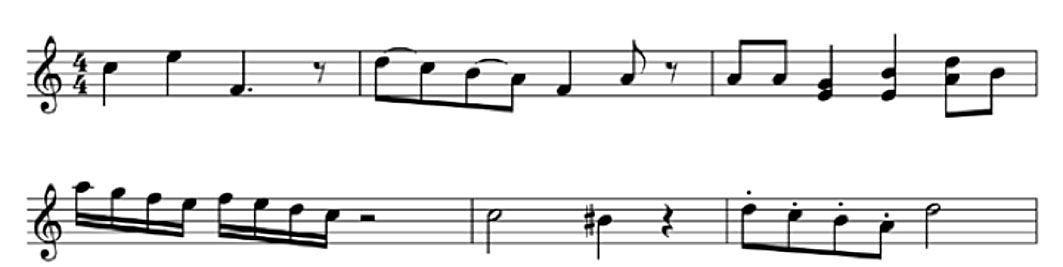
%> input picture img/Le_1_Example.jpg, 1063 x 267 px
$ octave --eval "result = tnm034(imread('img/Le_1_Example.jpg'));"   (GNU Octave 9; MATLAB toolbox functions it lacks are replaced by stand-ins)
%> lines starting %> are read from the running program, lines starting %| are printed output that depends on the picture; in (x1, y1, x2, y2) boxes, pixels count from 0 and x2, y2 are one past the last pixel; in counts of white or black regions, pixels touching at a corner belong together; the program's own positions count from 1
### StaffProfile.m
function [staffLines, staffRows, rowHeight] = StaffProfile(BW)
    %STAFFPROFILE Set up the staff lines profile to be used for note
    %classification

    % Dilation filter
    s1 = ones(3:3);
    % Dilate the image
    BW = imdilate(BW, s1);

    % Calculate the mean value of each row
    staffLines = mean(BW');
    % Threshold the result to find stafflines only
    % After this operation, stafflines are stored in a vertical vector
    staffLines = imbinarize(staffLines', 0.5);

    % Dilate staff lines to get a solid block for each row
    s2 = ones(10:10);
    staffBlocks = imclose(staffLines, s2);
    % Also undo the dilation at the top to get a more accurate result
    staffBlocks = imerode(staffBlocks, s1);

    % Loop through staff line blocks
    b           = false;
    startPos    = 0;
    rowPos      = 1;
    rowHeight   = 0;
    % Find staff line rows
    for i=1:length(staffBlocks)
      %elm = staffLines(i);
        if staffBlocks(i) && ~b
            % Store start position of row block
            startPos = i;
            % Set row flag
            b = true;
        elseif ~staffBlocks(i) && b
            % Increment average row heiht value
            rowHeight = rowHeight + (i - startPos);
            % Get row middle position
            staffRows(rowPos) = (startPos + i) / 2;
            % Increment row index counter
            rowPos = rowPos+1;
            % Reset row flag
            b = false;
        end
    end

    % Need to average this before returning
    rowHeight = rowHeight / length(staffRows);

end

### GetNotes.m
function [notes, NotePosMat] = GetNotes(BW, noteShape)

% Close small gaps in the image;
BW2 = imclose(BW, ones(2, 2));

% Remove staff lines
BW2 = imopen(BW, [0 1 0; 0 1 0; 0 1 0]);

% Remove horizontal lines
%BW2 = imerode(BW2, ones(1, 12));
%BW2 = imdilate(BW2, ones(5, 5));
BW2 = BW2 .* ~imerode(BW2, ones(1, 16));

% Remove vertical lines
BW2 = imopen(BW2, [0 0 0; 1 1 1; 0 0 0]);

% Isolate notes using the note shape kernel
BW2 = imopen(BW2, noteShape);

% [12 lines of commented-out code are left out]

L = bwlabel(BW2);
BoundingBoxes = regionprops(L, 'BoundingBox');
notes = BoundingBoxes;
CoF = regionprops(L, 'Centroid');
notePositions = extractfield(CoF, 'Centroid');
notePosX = notePositions(1:2:end)';
notePosY = notePositions(2:2:end)';
NotePosMat = [notePosX, notePosY];

% [5 lines of commented-out code are left out]

%%

% [17 lines of commented-out code are left out]

### tnm034.m
%%%%%%%%%%%%%%%%%%%%%%%%%%
function strout = tnm034(Im)
%
% Im: Input image of captured sheet music. Imshould be in
% double format, normalized to the interval [0,1]
%
% strout: The resulting character string of the detected notes.
% The string must follow the pre-defined format, explained below.
%

% Define some parameters
path                = 'img/im5s.jpg';   % Path to image being processed
angleSpan           = 5;                % Minimum/maximum image rotation to correct
angleDelta          = 0.05;             % Image rotation correction step size
showStaffRanges     = false;            % Toggle debug drawing of staff ranges
showNotes           = false;            % Toggle debug drawing of notes
showHookMap         = false;
underlyingOpacity   = 0.5;              % Show the original sheet music with this opacity

% Load and invert the image
%RGB = imcomplement(imread(path));
RGB = imcomplement(Im);
% Get the pixel width, height and number of channels
[height, width, channels] = size(RGB);
%> height = 267; width = 1063; channels = 3
% Convert to grayscale (also rotate)
gray = rgb2gray(imrotate(RGB, 90, 'bicubic'));
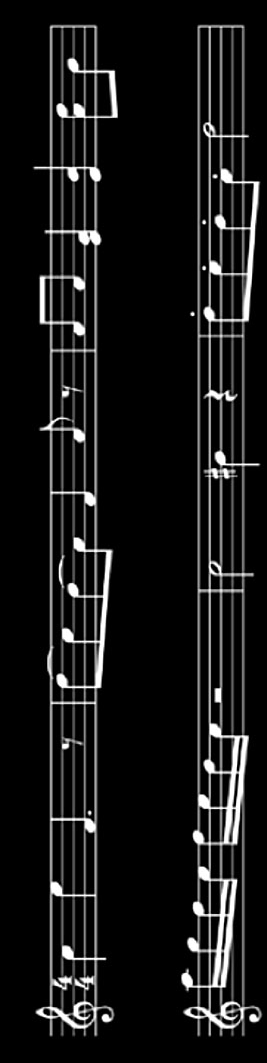
%> gray: size 1063x267 uint8; min 0, max 255, mean 22.7
% Calculate optimal threshold
thres = graythresh(gray);
%> thres = 0.341
% Binarize the image
BW = imbinarize(gray, thres);
%> BW: size 1063x267 logical; 10.8% white; 82 white regions (64 under 20 px), largest, box (x1, y1, x2, y2) and area: (181, 25, 262, 1036) 15397, (34, 25, 118, 1036) 14066, (62, 706, 83, 750) 145
% Calculate the Hough transform of the image
[H, T, R] = hough(BW, 'Theta', -angleSpan:angleDelta:angleSpan);
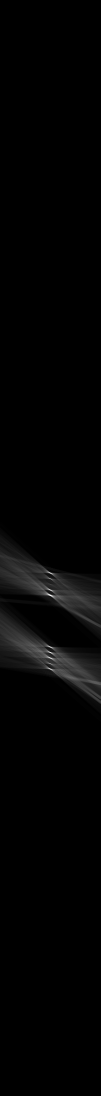
%> H: size 2191x201 double (shown at 1/2 size); min 0, max 1011, mean 14; drawn with min black and max white
%> T = 201 values from -5 to 5; R = 2191 values from -1095 to 1095

% Get the strongest line
% First column is rho index, second is theta index
P = houghpeaks(H, 1);
%> P = [1305 100]
% Find out how much it needs to rotate
thetaPeak = T(P(1, 2));
%> thetaPeak = -0.05

% Straighten the ORIGINAL image
RGB = imrotate(RGB, thetaPeak, 'bicubic');
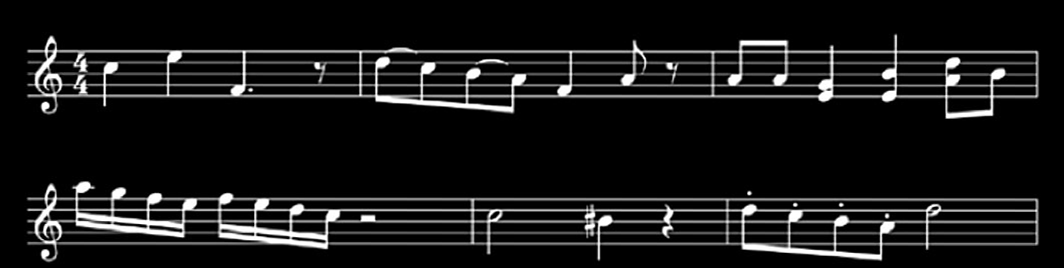
%> RGB: size 268x1064x3 uint8; min 0, max 255, mean 22.8
% Recalculate size
[height, width, channels] = size(RGB);
%> height = 268; width = 1064
% imshow(RGB);

% Convert to grayscale
gray = rgb2gray(RGB);
%> gray: size 268x1064 uint8
% Calculate optimal threshold
thres = graythresh(gray);
%> thres = 0.322
% Binarize the image
BW = imbinarize(gray, thres);
%> BW: size 268x1064 logical; 11.9% white; 48 white regions (16 under 20 px), largest, box (x1, y1, x2, y2) and area: (27, 181, 1038, 262) 16961, (27, 34, 1039, 119) 14868, (330, 232, 468, 234) 199

% Remove treble clef
clef = imread('g.png');
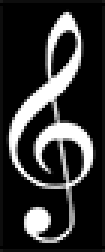
%> input picture g.png, 35 x 84 px (shown 3 times larger)
%> clef is the input picture: size 84x35x3 uint8; min 0, max 255, mean 51.9
[clefHeight, clefWidth, clefChannels] = size(clef);
%> clefHeight = 84; clefWidth = 35; clefChannels = 3
% Normalized cross correlation
clef = imbinarize(clef(:,:,1));
%> clef: size 84x35 logical; 20.6% white; 1 white region, box (x1, y1, x2, y2) and area: (3, 4, 31, 81) 606
C = normxcorr2(clef, BW);
% Threshold the result
clefMap = C > 0.3;
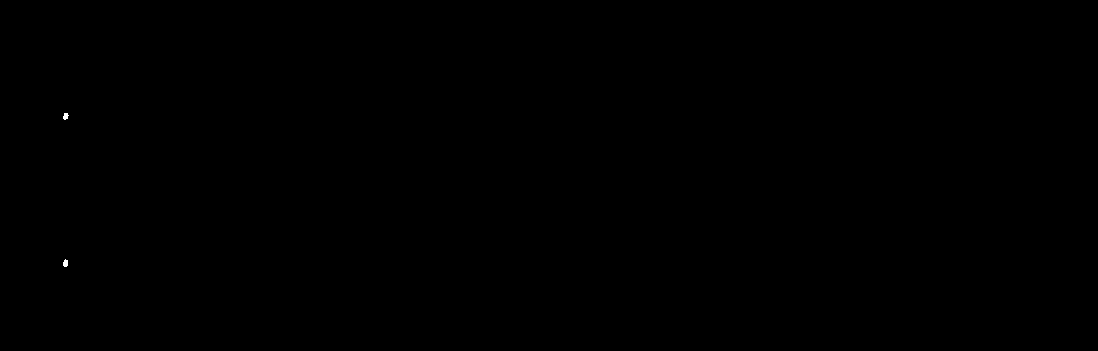
%> clefMap: size 351x1098 logical; 0.02% white; 2 white regions, box (x1, y1, x2, y2) and area: (63, 259, 68, 267) 32, (63, 113, 69, 120) 30
% Vertical projection
clefMap = mean(clefMap) > 0.002;
%> clefMap = 1098 logical values, 6 true
% Shift a bit to the left (the "found" clefs are not centered)
clefMap = circshift(clefMap,-round(clefWidth/2), 2);
% Dilate to cover entire clef
clefMap = imdilate(clefMap, ones(1, clefWidth));
% Get clef ranges
found = 0;
i = 1;
for col = clefMap
    if col && found == 0
        clefStart = i;
        found = 1;
    elseif ~col && found == 1
        clefEnd = i;
        found = -1;
    end
    i = i + 1;
end
%> this loop made 1098 passes
%> (col, clefStart, found) on pass 29: (true, 29, 1)
%> col on passes 2 to 7: false, false, false, false, false, false
%> after the loop, clefEnd = 69; found = -1; i = 1099
% Remove all "clef columns" from the black and white image
BW(:, clefStart:clefEnd) = 0;
%> BW: size 268x1064 logical; 11.2% white; 48 white regions (16 under 20 px), largest, box (x1, y1, x2, y2) and area: (69, 181, 1038, 261) 15924, (69, 34, 1039, 119) 13836, (330, 232, 468, 234) 199

% Get the staff line profile
[staffLines, staffRows, rowHeight] = StaffProfile(BW);
%> in StaffProfile, `BW = imdilate(BW, s1);`:
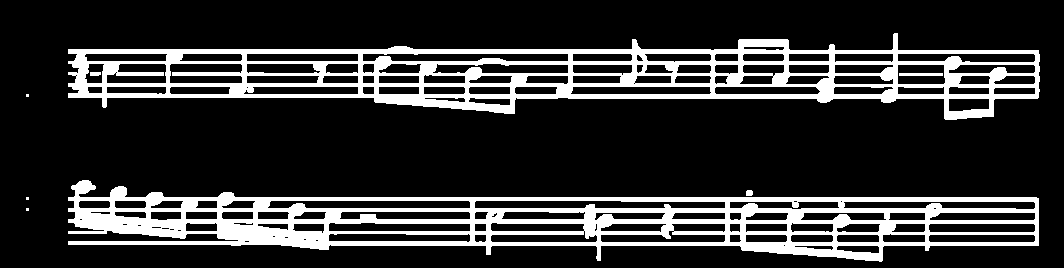
%> BW: size 268x1064 logical; 19% white; 8 white regions (3 under 20 px), largest, box (x1, y1, x2, y2) and area: (68, 180, 1039, 262) 27820, (68, 33, 1040, 120) 26207, (899, 73, 943, 76) 132, (90, 72, 101, 76) 42, (746, 190, 753, 196) 39
%> in StaffProfile, `staffLines = mean(BW');`: staffLines = 268 values, max 0.915 at index 95, min 0 at index 1, mean 0.19
%> in StaffProfile, `staffLines = imbinarize(staffLines', 0.5);`: staffLines = 268 logical values, 43 true
%> in StaffProfile, `staffBlocks = imclose(staffLines, s2);`: staffBlocks = 268 logical values, 99 true
%> in StaffProfile, `staffBlocks = imerode(staffBlocks, s1);`: staffBlocks = 268 logical values, 95 true
%> after the loop in StaffProfile, `for i=1:length(staffBlocks)`: b = false; rowHeight = 95; rowPos = 3; staffRows = [75 222.5]; startPos = 199
%> in StaffProfile, `rowHeight = rowHeight / length(staffRows);`: rowHeight = 47.5
%> staffLines = 268 logical values, 43 true; staffRows = [75 222.5]; rowHeight = 47.5

% Stretch the result and show it
% imshow(repmat(staffLines, 1, width));

% Show staff row ranges
%imshow(~BW);
%imshow(ones(height, width));
%hold on

% Morphological filter matrix used to detect notes
% How accurate the note detection is depends on how well
% this filter matches the shape of the notes on the sheet

noteShape = [
    0 0 1 1 1 0 0;
    0 1 1 1 1 1 0
    1 1 1 1 1 1 1
    1 1 1 1 1 1 1
    1 1 1 1 1 1 1
    0 1 1 1 1 1 0
    0 0 1 1 1 0 0];

% Identify and get the notes from the black-and-white image
[notesBB, notes] = GetNotes(BW, noteShape);
%> in GetNotes, `BW2 = imclose(BW, ones(2, 2));`: BW2: size 268x1064 logical; 11.3% white; 23 white regions (10 under 20 px), largest, box (x1, y1, x2, y2) and area: (69, 181, 1038, 261) 16508, (69, 34, 1039, 119) 14725, (493, 232, 583, 234) 180
%> in GetNotes, `BW2 = imopen(BW, [0 1 0; 0 1 0; 0 1 0]);`: BW2: size 268x1064 logical; 7.9% white; 59 white regions (17 under 20 px), largest, box (x1, y1, x2, y2) and area: (569, 34, 1039, 119) 3391, (597, 198, 924, 261) 2987, (217, 193, 360, 249) 2329
%> in GetNotes, `BW2 = BW2 .* ~imerode(BW2, ones(1, 16));`: BW2: size 268x1064 double; values 0 (black) and 1 (white), 4.3% white; 189 white regions (78 under 20 px), largest, box (x1, y1, x2, y2) and area: (153, 198, 197, 238) 376, (217, 193, 244, 239) 370, (945, 57, 961, 95) 346
%> in GetNotes, `BW2 = imopen(BW2, noteShape);`:
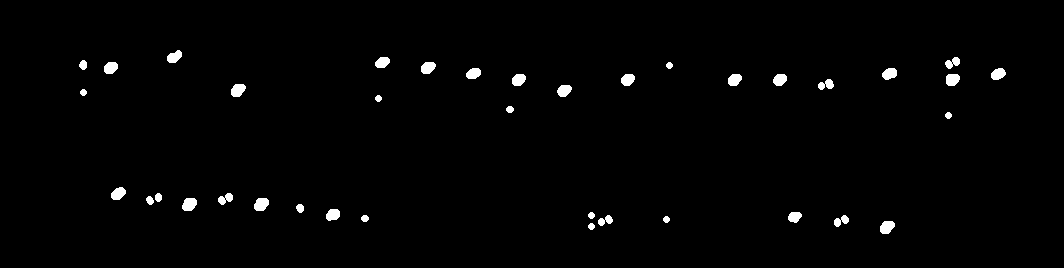
%> BW2: size 268x1064 double; values 0 (black) and 1 (white), 1.4% white; 38 white regions
%> in GetNotes, `L = bwlabel(BW2);`: L: size 268x1064 double; 39 distinct labels, from 0 to 38
%> in GetNotes, `BoundingBoxes = regionprops(L, 'BoundingBox');`: BoundingBoxes = 38 regions; largest, box (x1, y1, x2, y2): (111, 187, 126, 200), (167, 50, 182, 63), (182, 198, 197, 211), (231, 84, 246, 97), (254, 198, 269, 211)
%> in GetNotes, `notes = BoundingBoxes;`: notes has the same summary as BoundingBoxes
%> in GetNotes, `CoF = regionprops(L, 'Centroid');`: CoF = 38 regions; first 5, Centroid: [83.8 65.5], [84 93], [111.3 68.4], [118.9 194.2], [150.5 201]
%> the run ends on the next line
%
% Notes are stored in a row matrix, like this:
% [x, y] % Note 1
% [x, y] % Note 2
% [x, y] % Note 3
% [x, y] % Note 4
% ...
% They are sorted based on their x-coordinates

indices = ones(1, length(staffRows));

hookMethod2 = true;
if ~hookMethod2
    % Construct the hook map
    % Close small gaps
    hookMap = BW;
    hookMap = imclose(hookMap, ones(2, 2));
    % Remove staff lines
    hookMap = imopen(hookMap, [0 1 0; 0 1 0; 0 1 0]);
    % Find horizontal lines (hooks)
    hookMap = imopen(hookMap, ones(2, 12));
    hookMap = imdilate(hookMap, ones(5, 5));
else
    hookMap = BW;
    % Close small holes
    hookMap = imclose(hookMap, ones(2, 2));
    % Remove staff lines
    hookMap = imopen(hookMap, [0 1 0; 0 1 0; 0 1 0]);
    % Remove small elements (often residue from thin lines)
    hookMap = imopen(hookMap, ones(4, 4));
    % Remove notes
    hookMap = hookMap - imdilate(imopen(hookMap, noteShape), ones(5, 5));
    % Remove vertical lines
    %hookMap = imopen(hookMap, [0 0 0; 1 1 1; 0 0 0]);
    % Remove small elements
    hookMap = imopen(hookMap, ones(2, 2));
    % Dilate for better note profile accuracy
    hookMap = imdilate(hookMap, ones(6, 6));
end

% Project each hook map row vertically
for row = staffRows
    top = round(row - rowHeight * 1.25);
    bot = round(row + rowHeight * 1.25);
    proj = hookMap;
    proj(1:top, :) = 0;
    proj(bot:length(proj), :) = 0;
    % Project the hook map vertically
    proj = mean(proj) > 0;
    %
    proj = repmat(proj', 1, height)';
    %
    hookMap(top:bot, :) = proj(top:bot, :);
end

% Find horizontal lines (hooks)
%hookMap = imopen(hookMap, ones(2, 12));
%hookMap = imdilate(hookMap, ones(5, 5));

bg = imcomplement(gray) * (underlyingOpacity) + 255 * (1-underlyingOpacity);
if showHookMap
    for row=1:height
        for col=1:width
            if hookMap(row, col) == 1
                bg(row, col, :) = bg(row, col, :) * 0.75;
            end
        end
    end
end
%imshow(bg);
%hold off
%
if showStaffRanges == true
    for row = staffRows

        % Row center
        plot([1, width], [row row], 'black');
        % Row edges
        plot([1, width], [row+rowHeight/2 row+rowHeight/2], 'black');
        plot([1, width], [row+rowHeight/4 row+rowHeight/4], 'black');
        plot([1, width], [row-rowHeight/2 row-rowHeight/2], 'black');
        plot([1, width], [row-rowHeight/4 row-rowHeight/4], 'black');
    end
end

for row=1:size(notes,1)
    % Note coordinates
    x = notes(row, 1);
    y = notes(row, 2);

    % Get the note profile
    [staffRow, key] = NoteProfile(hookMap, x, y, staffRows, rowHeight);

    if ~ismissing(key)
        % Set the key
        keys(staffRow, indices(1, staffRow)) = key;
        % Increment index for the current staff row
        indices(1, staffRow) = indices(1, staffRow)+1;

        if showNotes == true
            % Plot line
            % plot([x, x], [staffRows(staffRow) y], 'red');
            % Plot note
            plot(x, y, 'ko', 'MarkerFaceColor', 'k');
            text(x, staffRows(staffRow) - rowHeight, key, 'HorizontalAlignment', 'center', 'VerticalAlignment', 'bottom');
        end
    end
end

%hold off

% Construct output
strout = "";
for row=1:size(keys, 1)
    if row~=1 && row~=size(keys ,1)
        strout = strout + 'n';
    end
    for col=1:size(keys, 2)
        if ~ismissing(keys(row, col))
            strout = strcat(strout, keys(row, col));
        end
    end
end

% [14 lines of commented-out code are left out]
%%%%%%%%%%%%%%%%%%%%%%%%%%
